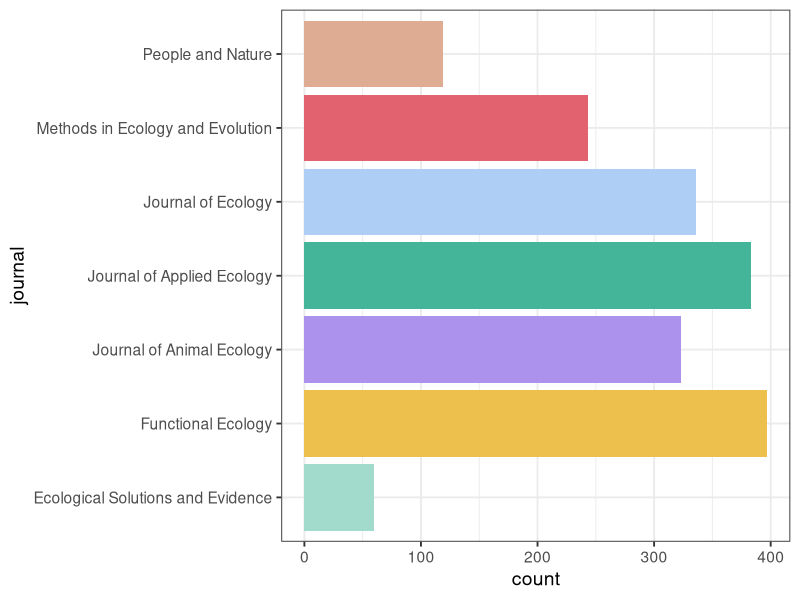
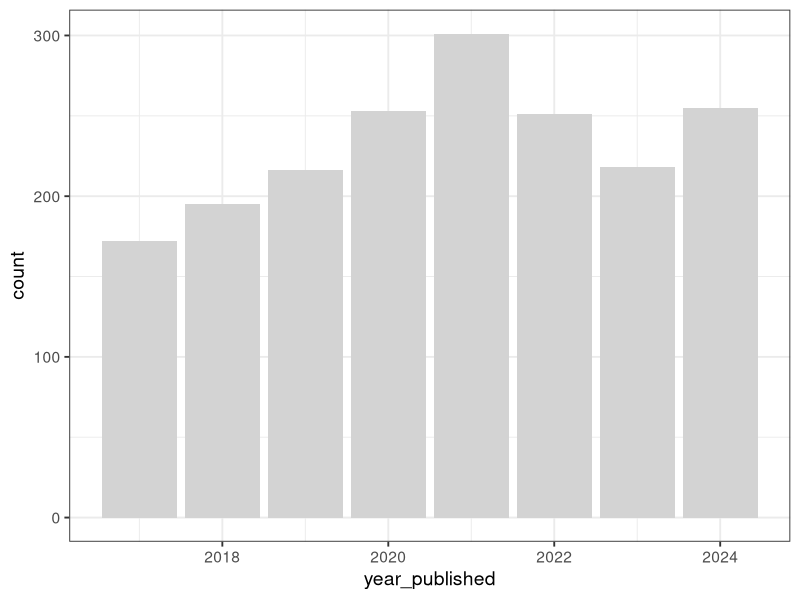
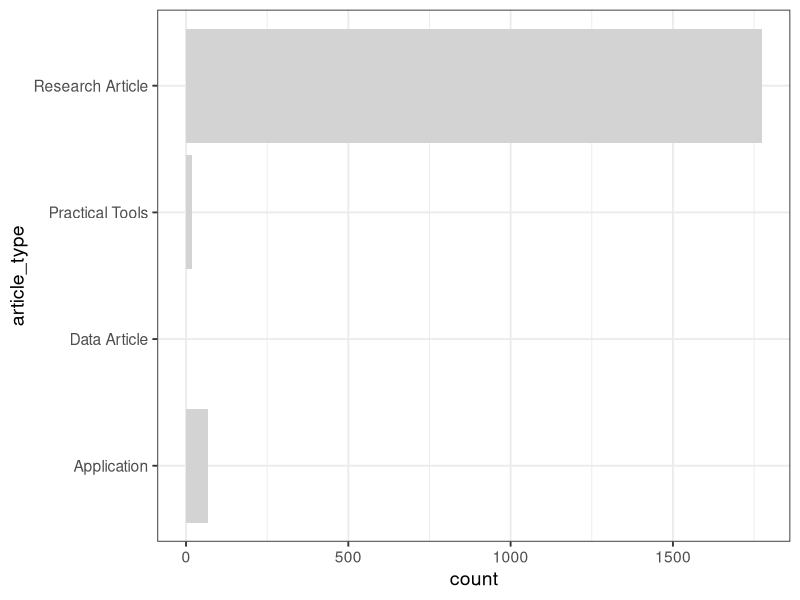
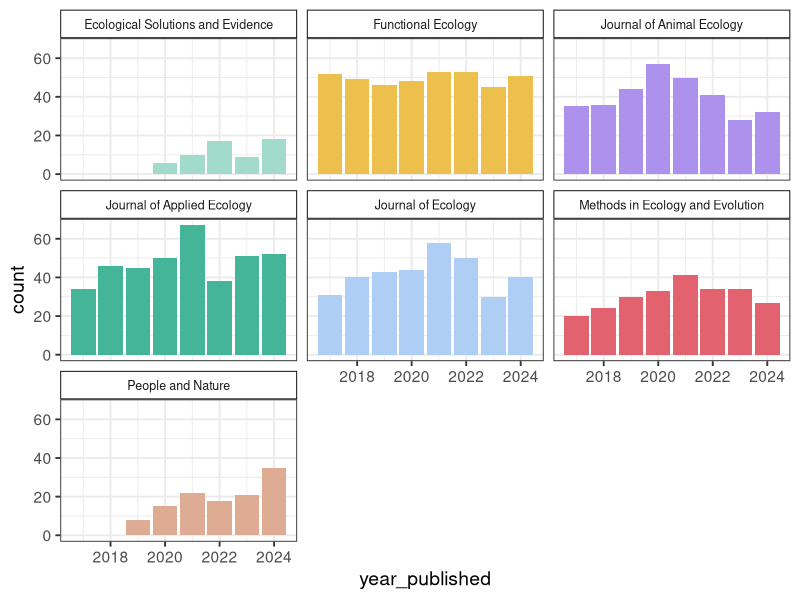
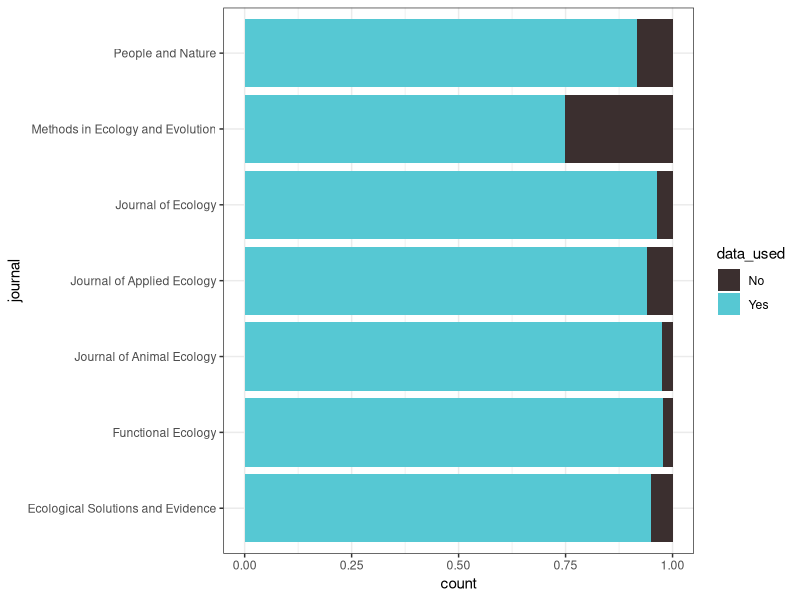
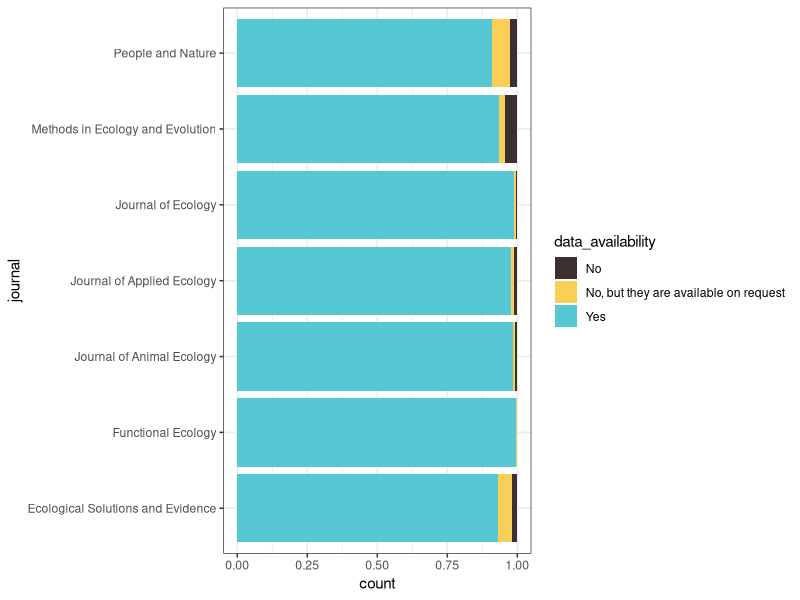
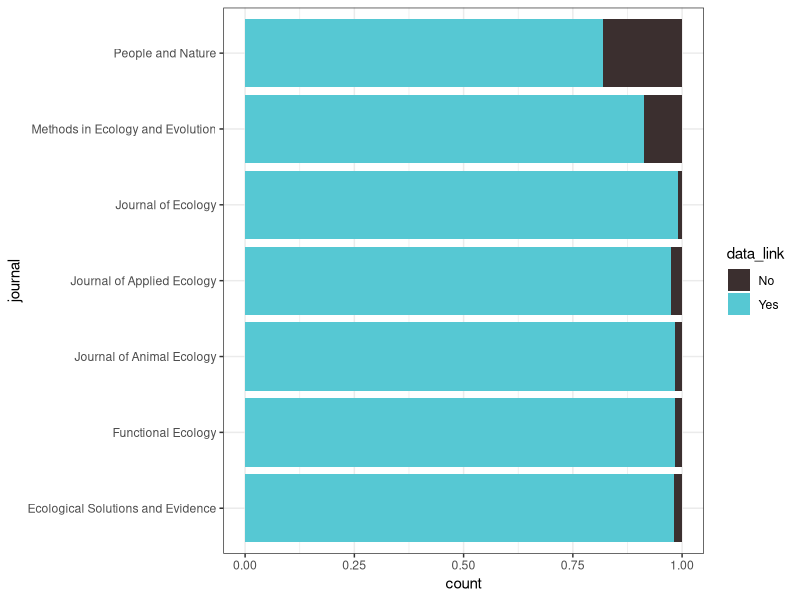
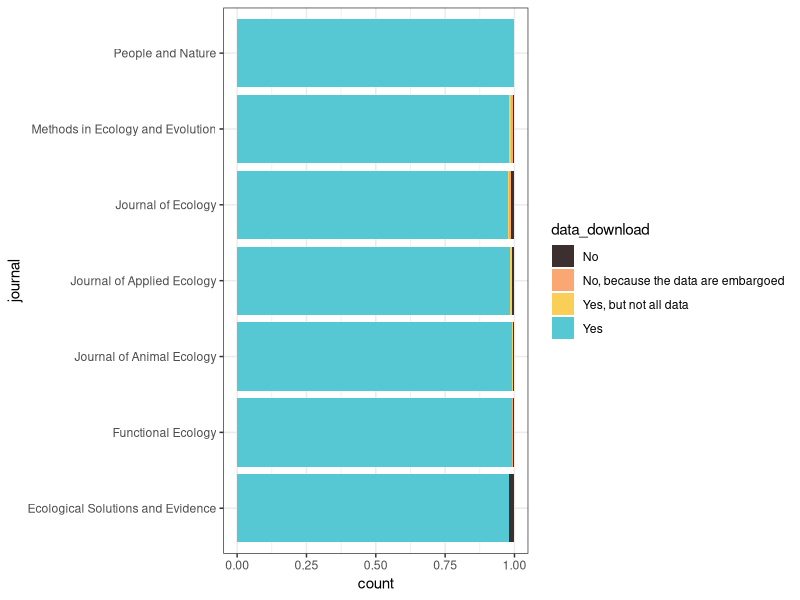

The R source for these figures, in order:
## ---- chunk 1
# Load libraries
library(tidyverse)
library(knitr)
library(here)

# Build colour scheme for the journals
journal_cols <- c("#A2DACC", # ESE
                  "#EDC04E", # Functional Ecology
                  "#AC92ED", # J Animal Ecology
                  "#45B599", # J Applied Ecology
                  "#AECEF6", # J Ecology
                  "#e3626f", # MEE
                  "#DDAC93") # People and Nature
## ---- chunk 2
papers <- read_csv(here("data/BES-data-code-hackathon-cleaned_2025-12-01.csv"))
## ---- chunk 3
n_papers <- nrow(distinct(papers, paper_number))
n_papers
## ---- chunk 4
journal_summary <-
  papers %>%
  group_by(journal) %>%
  summarise(count = n())

# Look at results
kable(journal_summary)
## ---- chunk 5
# Quick plot
ggplot(journal_summary, aes(x = journal, y = count, fill = journal)) +
  geom_col() +
  theme_bw(base_size = 14) +
  scale_fill_manual(values = journal_cols) +
  coord_flip() +
  theme(legend.position = "none")
## ---- chunk 6
year_summary <-
  papers %>%
  group_by(year_published) %>%
  summarise(count = n(), precent = count/1861*100)
  

# Look at results
kable(year_summary)
## ---- chunk 7
# Quick plot
ggplot(year_summary, aes(x = year_published, y = count)) +
  geom_col(fill = "lightgrey") +
  theme_bw(base_size = 14)
## ---- chunk 8
article_summary <-
  papers %>%
  group_by(article_type) %>%
  summarise(count = n())

# Look at results
kable(article_summary)
## ---- chunk 9
# Quick plot
ggplot(article_summary, aes(x = article_type, y = count)) +
  geom_col(fill = "lightgrey") +
  theme_bw(base_size = 14) +
  coord_flip()
## ---- chunk 10
paper_summary <-
  papers %>%
  group_by(journal, article_type, year_published) %>%
  summarise(count = n())

# Look at results
kable(paper_summary)
## ---- chunk 11
# Quick plot
ggplot(paper_summary, aes(x = year_published, y = count, fill = journal)) +
  geom_col() +
  theme_bw(base_size = 14) +
  scale_fill_manual(values = journal_cols) +
  theme(legend.position = "none") +
  facet_wrap(~ journal) +
  theme(strip.background = element_rect(colour = "black", fill = "white"), 
        strip.text.x = element_text(size = 9))
## ---- chunk 12
data_by_journal <- 
  papers %>% 
  group_by(journal, data_used)

ggplot(data_by_journal, aes(x = journal, fill = data_used)) + 
  geom_bar(position = "fill") + 
  coord_flip() + 
  scale_fill_manual(values = c("#3b2f2f", "#56c8d3")) +
  theme_bw()
## ---- chunk 13
data_avail_by_journal <- 
  papers %>% 
  filter(data_used == "Yes") %>% 
  select(journal, data_availability)

ggplot(data_avail_by_journal, aes(x = journal, fill = data_availability)) + 
  geom_bar(position = "fill") + 
  scale_fill_manual(values = c("#3b2f2f", "#f9cf57", "#56c8d3")) +
  coord_flip() + 
  theme_bw()
## ---- chunk 14
data_link_by_journal <- 
  papers %>% 
  filter(data_used == "Yes") %>% 
  select(journal, data_link) %>% 
  na.omit()

ggplot(data_link_by_journal, aes(x = journal, fill = data_link)) + 
  geom_bar(position = "fill") + 
  scale_fill_manual(values = c("#3b2f2f", "#56c8d3")) +
  coord_flip() + 
  theme_bw()
## ---- chunk 15
data_download_by_journal <- 
  papers %>% 
  filter(data_used == "Yes") %>% 
  select(journal, data_download) %>% 
  mutate(data_download = factor(data_download, levels = c("No", "No, because the data are embargoed",
                                                          "Yes, but not all data", "Yes" ))) %>%
  na.omit()

ggplot(data_download_by_journal, aes(x = journal, fill = data_download)) + 
  geom_bar(position = "fill") + 
  scale_fill_manual(values = c("#3b2f2f", "#faa773", "#f9cf57", "#56c8d3")) +
  coord_flip() + 
  theme_bw()
## ---- chunk 16
data_open_by_journal <- 
  papers %>% 
  filter(data_used == "Yes") %>% 
  select(journal, data_open) %>% 
  mutate(data_open = factor(data_open, levels = c("No", "Needs specific software or too large",
                                                          "Yes, but not all files", "Yes" ))) %>%
  na.omit()

ggplot(data_open_by_journal, aes(x = journal, fill = data_open)) + 
  geom_bar(position = "fill") + 
  scale_fill_manual(values = c( "#3b2f2f", "#faa773", "#f9cf57", "#56c8d3")) +
  coord_flip() + 
  theme_bw()
## ---- chunk 17
# Top data 10 formats
summary_data_format <- 
  papers %>% 
  filter(data_used == "Yes") %>% 
  select(data_format) %>%
  separate_longer_delim(cols = data_format, delim = ";") %>%
  na.omit() %>%
  group_by(data_format) %>%
  summarise(count = n()) %>% 
  arrange(-count) %>% 
  slice(1:10)

kable(summary_data_format)

## ---- chunk 18
data_archive_by_journal <- 
  papers %>% 
  filter(data_used == "Yes") %>% 
  select(journal, data_archive) %>% 
  na.omit() %>%
  separate_longer_delim(cols = data_archive, delim = ";")

# split by journal
ggplot(data_archive_by_journal, aes(x = journal, fill = data_archive)) + 
  geom_bar(position = "fill") + 
  coord_flip() + 
  theme_bw()

# Without splitting by journal
ggplot(data_archive_by_journal, aes(x = data_archive)) + 
  geom_bar() + 
  coord_flip() + 
  theme_bw()
## ---- chunk 19
data_license_by_journal <- 
  papers %>% 
  filter(data_used == "Yes") %>% 
  select(journal, data_license) %>% 
  mutate(data_license = factor(data_license, levels = c("No", "Unsure", "Yes, but not for all data archived", "Yes"))) %>%
  na.omit() 

ggplot(data_license_by_journal, aes(x = journal, fill = data_license)) + 
  geom_bar(position = "fill") + 
  scale_fill_manual(values = c( "#3b2f2f", "#faa773", "#f9cf57", "#56c8d3")) +
  coord_flip() + 
  theme_bw()
## ---- chunk 20
data_license_type_by_journal <- 
  papers %>% 
  filter(data_used == "Yes" & data_license_type != "No") %>% 
  select(journal, data_license_type) %>% 
  na.omit() 

ggplot(data_license_type_by_journal, aes(x = journal, fill = data_license_type)) + 
  geom_bar(position = "fill") + 
  coord_flip() + 
  theme_bw()
## ---- chunk 21
data_doi_by_journal <- 
  papers %>% 
  filter(data_used == "Yes") %>% 
  select(journal, data_doi) %>% 
  na.omit() 
 
ggplot(data_doi_by_journal, aes(x = journal, fill = data_doi)) + 
  geom_bar(position = "fill") + 
  coord_flip() + 
  theme_bw()
## ---- chunk 22
data_readme_by_journal <- 
  papers %>% 
  filter(data_used == "Yes") %>% 
  select(journal, data_README) %>%
  na.omit()

ggplot(data_readme_by_journal, aes(x = journal, fill = data_README)) + 
  geom_bar(position = "fill") + 
  scale_fill_manual(values = c( "#3b2f2f", "#faa773", "#f9cf57", "#56c8d3")) +
  coord_flip() + 
  theme_bw()
## ---- chunk 23
data_readme_scale_by_journal <- 
  papers %>% 
  filter(data_used == "Yes") %>% 
  select(journal, data_README_scale) %>%
  na.omit()

ggplot(data_readme_scale_by_journal, aes(x = data_README_scale, fill = journal)) + 
  geom_bar() + 
  theme_bw() +
  scale_fill_manual(values = journal_cols) +
  facet_wrap(~journal) +
  theme(legend.position = "none")
## ---- chunk 24
# Average usefulness of README
data_readme_scale_by_journal %>% 
  group_by(journal) %>% 
  summarise(`Average README usefulness` = mean(data_README_scale, na.rm = TRUE)) %>% 
  arrange(-`Average README usefulness`) %>% 
  kable()

## ---- chunk 25
data_completeness_by_journal <- 
  papers %>% 
  filter(data_used == "Yes") %>% 
  select(journal, data_completeness) %>% 
  mutate(data_completeness = factor(data_completeness, levels = c("Unsure", "Low", "Fair", 
                                                                  "High", "Complete"))) %>%
  na.omit() 

ggplot(data_completeness_by_journal, aes(x = journal, fill = data_completeness)) + 
  geom_bar(position = "fill") + 
  coord_flip() + 
  theme_bw()
## ---- chunk 26
code_by_journal <- 
  papers %>% 
  group_by(journal, code_used)

ggplot(code_by_journal, aes(x = journal, fill = code_used)) + 
  geom_bar(position = "fill") + 
  coord_flip() + 
  scale_fill_manual(values = c("#3b2f2f", "yellow", "#56c8d3")) +
  theme_bw()
## ---- chunk 27
code_archived_by_journal <- 
  papers %>% 
  filter(code_used == "Yes") %>%
  select(journal, code_archived) %>%
  na.omit()

ggplot(code_archived_by_journal, aes(x = journal, fill = code_archived)) + 
  geom_bar(position = "fill") + 
  coord_flip() + 
  scale_fill_manual(values = c("#3b2f2f", "#56c8d3")) +
  theme_bw()
## ---- chunk 28
code_avail_by_journal <- 
  papers %>% 
  filter(code_used == "Yes") %>% 
  select(journal, code_availability) %>%
  na.omit()

ggplot(code_avail_by_journal, aes(x = journal, fill = code_availability)) + 
  geom_bar(position = "fill") + 
  scale_fill_manual(values = c("#3b2f2f", "#56c8d3")) +
  coord_flip() + 
  theme_bw()
## ---- chunk 29
code_link_by_journal <- 
  papers %>% 
  filter(code_used == "Yes") %>% 
  select(journal, code_link) %>% 
  na.omit()

ggplot(code_link_by_journal, aes(x = journal, fill = code_link)) + 
  geom_bar(position = "fill") + 
  scale_fill_manual(values = c("#3b2f2f", "#56c8d3")) +
  coord_flip() + 
  theme_bw()
## ---- chunk 30
code_download_by_journal <- 
  papers %>% 
  filter(code_used == "Yes") %>% 
  select(journal, code_download) %>% 
  na.omit()

ggplot(code_download_by_journal, aes(x = journal, fill = code_download)) + 
  geom_bar(position = "fill") + 
  scale_fill_manual(values = c("#3b2f2f", "#56c8d3")) +
  coord_flip() + 
  theme_bw()
## ---- chunk 31
code_open_by_journal <- 
  papers %>% 
  filter(code_used == "Yes") %>% 
  select(journal, code_open) %>%
  na.omit()

ggplot(code_open_by_journal, aes(x = journal, fill = code_open)) + 
  geom_bar(position = "fill") + 
  scale_fill_manual(values = c( "#faa773", "#3b2f2f", "#56c8d3")) +
  coord_flip() + 
  theme_bw()
## ---- chunk 32
code_format_by_journal <- 
  papers %>% 
  filter(code_used == "Yes") %>% 
  select(journal, code_format) %>%
  separate_longer_delim(cols = code_format, delim = ";") %>%
  na.omit()

ggplot(code_format_by_journal, aes(x = journal, fill = code_format)) + 
  geom_bar(position = "fill") + 
  coord_flip() + 
  theme_bw()

## ---- chunk 33
code_archive_by_journal <- 
  papers %>% 
  filter(code_used == "Yes") %>% 
  select(journal, code_archive) %>% 
  na.omit() %>%
  separate_longer_delim(cols = code_archive, delim = ";")

# split by journal
ggplot(code_archive_by_journal, aes(x = journal, fill = code_archive)) + 
  geom_bar(position = "fill") + 
  coord_flip() + 
  theme_bw()
## ---- chunk 34
# Without splitting by journal
ggplot(code_archive_by_journal, aes(x = code_archive)) + 
  geom_bar() + 
  coord_flip() + 
  theme_bw()
## ---- chunk 35
code_license_by_journal <- 
  papers %>% 
  filter(code_used == "Yes") %>% 
  select(journal, code_license) %>% 
  na.omit() 

ggplot(code_license_by_journal, aes(x = journal, fill = code_license)) + 
  geom_bar(position = "fill") + 
  scale_fill_manual(values = c( "#3b2f2f", "#faa773", "#56c8d3")) +
  coord_flip() + 
  theme_bw()
## ---- chunk 36
code_license_type_by_journal <- 
  papers %>% 
  filter(code_used == "Yes" & code_license_type != "No") %>% 
  select(journal, code_license_type) %>% 
  na.omit() 

ggplot(code_license_type_by_journal, aes(x = journal, fill = code_license_type)) + 
  geom_bar(position = "fill") + 
  coord_flip() + 
  theme_bw()
## ---- chunk 37
code_doi_by_journal <- 
  papers %>% 
  filter(code_used == "Yes") %>% 
  select(journal, code_doi) %>% 
  na.omit() 
 
ggplot(code_doi_by_journal, aes(x = journal, fill = code_doi)) + 
  geom_bar(position = "fill") + 
  coord_flip() + 
  theme_bw()
## ---- chunk 38
code_readme_by_journal <- 
  papers %>% 
  filter(code_used == "Yes") %>% 
  select(journal, code_README) %>%
  na.omit()

ggplot(code_readme_by_journal, aes(x = journal, fill = code_README)) + 
  geom_bar(position = "fill") + 
  scale_fill_manual(values = c( "#3b2f2f", "#faa773", "#56c8d3")) +
  coord_flip() + 
  theme_bw()
## ---- chunk 39
code_readme_scale_by_journal <- 
  papers %>% 
  filter(code_used == "Yes") %>% 
  select(journal, code_README_scale) %>%
  na.omit()

ggplot(code_readme_scale_by_journal, aes(x = code_README_scale, fill = journal)) + 
  geom_bar() + 
  theme_bw() +
  scale_fill_manual(values = journal_cols) +
  facet_wrap(~journal) +
  theme(legend.position = "none")
## ---- chunk 40
# Average usefulness of README
code_readme_scale_by_journal %>% 
  group_by(journal) %>% 
  summarise(`Average README usefulness` = mean(code_README_scale, na.rm = TRUE)) %>% 
  arrange(-`Average README usefulness`) %>% 
  kable()

## ---- chunk 41
code_annotation_by_journal <- 
  papers %>% 
  filter(code_used == "Yes") %>% 
  select(journal, code_annotation_scale) %>%
  na.omit()

ggplot(code_annotation_by_journal, aes(x = code_annotation_scale, fill = journal)) + 
  geom_bar() + 
  theme_bw() +
  scale_fill_manual(values = journal_cols) +
  facet_wrap(~journal) +
  theme(legend.position = "none")
## ---- chunk 42
# Average completeness of annotation
code_annotation_by_journal %>% 
  group_by(journal) %>% 
  summarise(`Average annotation` = mean(code_annotation_scale, na.rm = TRUE)) %>% 
  arrange(-`Average annotation`) %>% 
  kable()

## ---- chunk 43
code_CITATION_by_journal <- 
  papers %>% 
  filter(code_used == "Yes") %>% 
  select(journal, code_CITATION) %>%
  na.omit() 

ggplot(code_CITATION_by_journal, aes(x = journal, fill = code_CITATION)) + 
  geom_bar(position = "fill") + 
  scale_fill_manual(values = c( "#3b2f2f", "#faa773", "#56c8d3")) +
  coord_flip() + 
  theme_bw()
## ---- chunk 44
code_manual_by_journal <- 
  papers %>% 
  filter(code_used == "Yes") %>% 
  select(journal, code_vignette) %>%
  na.omit() 

ggplot(code_manual_by_journal, aes(x = journal, fill = code_vignette)) + 
  geom_bar(position = "fill") + 
  scale_fill_manual(values = c( "#3b2f2f", "#faa773", "#56c8d3")) +
  coord_flip() + 
  theme_bw()
## ---- chunk 45
# Top code 10 languages
summary_code_language <- 
  papers %>% 
  filter(code_used == "Yes") %>% 
  select(code_language) %>%
  separate_longer_delim(cols = code_language, delim = ";") %>%
  na.omit() %>%
  group_by(code_language) %>%
  summarise(count = n()) %>% 
  arrange(-count) %>% 
  slice(1:10)

kable(summary_code_language)
